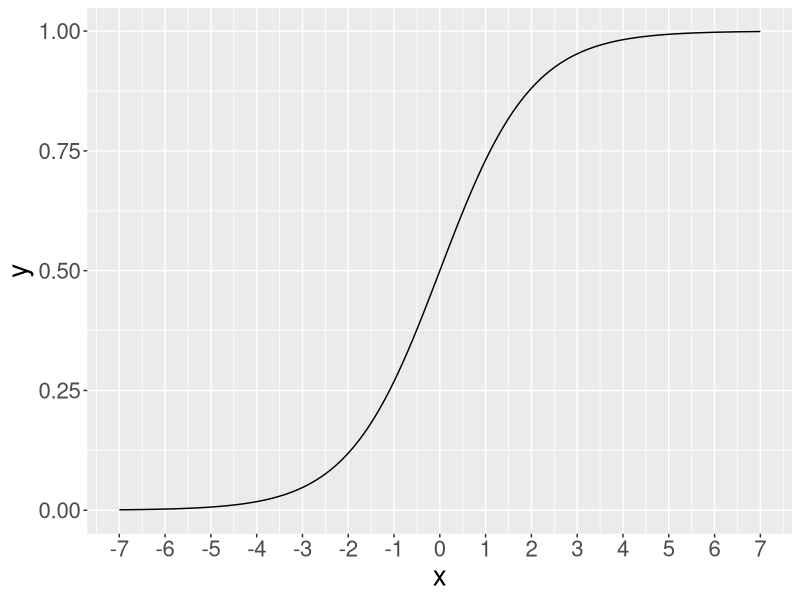

Recreate this plot in R.
library(ggplot2)

sigmoid <- function(x) {
	return (1/(1+exp(-x)))
}

tanhyp <- function(x) {
       return ((1-exp(-2*x))/(1+exp(-2*x)))
}

x <- seq(-7,7,.1)
#x <- seq(-3,3,.1)
y_sigmoid <- sigmoid(x)
y_tanhyp <- tanhyp(x)


# plot
df_sigmoid <- data.frame(x=x, y=y_sigmoid, fun="sigmoid")
df_tanhyp <- data.frame(x=x, y=y_tanhyp, fun="tanhyp")
df <- rbind(df_sigmoid, df_tanhyp)

#ggplot(df) + geom_line(aes(x=x,y=y,group=fun)) + scale_x_continuous(breaks=-10:10)

pdf("plot-sigmoid.pdf")
ggplot(df_sigmoid) + geom_line(aes(x=x,y=y)) + scale_x_continuous(breaks=-10:10) + theme(text=element_text(size=20))
dev.off()
